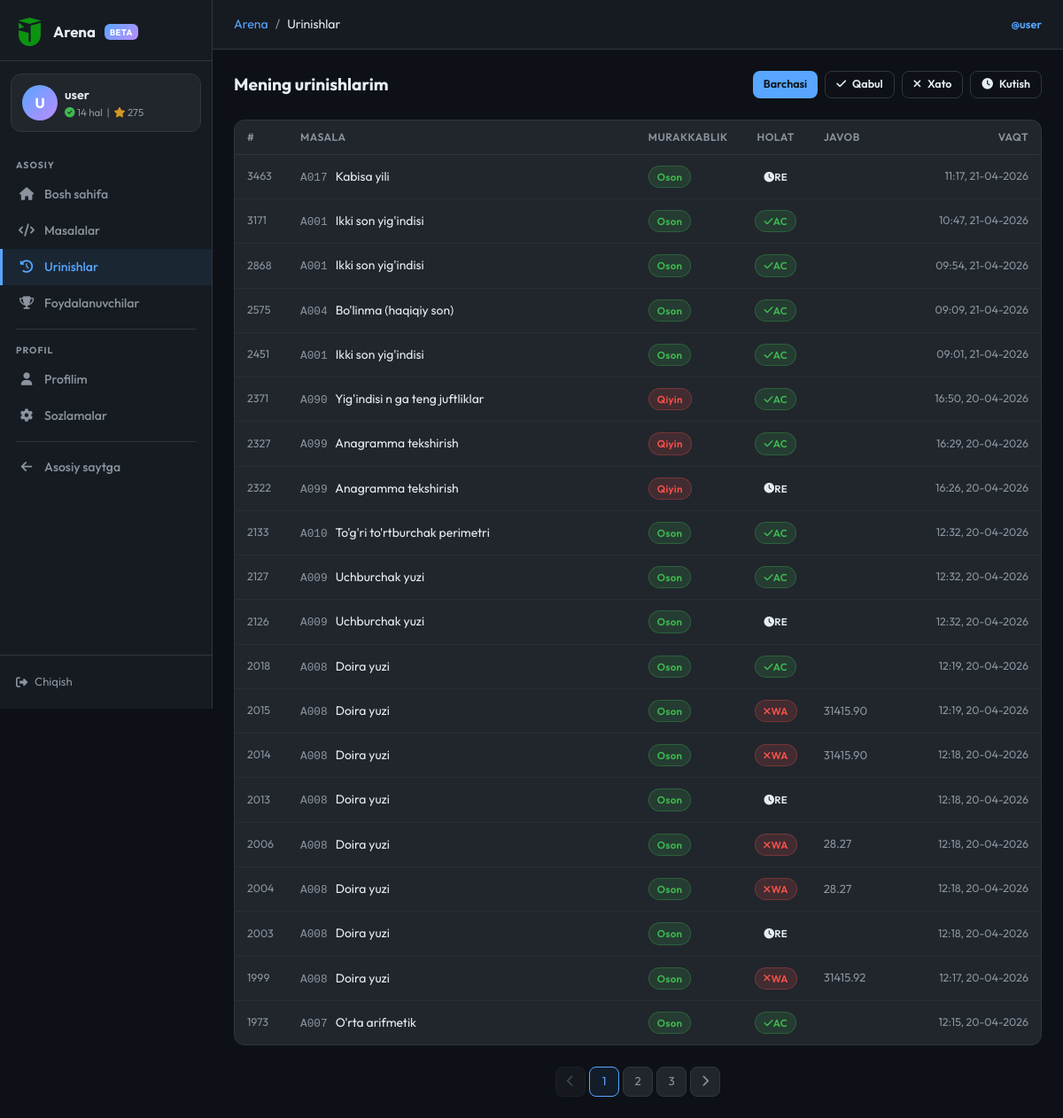
Before: /arena/submissions (signed in) with the older database file.
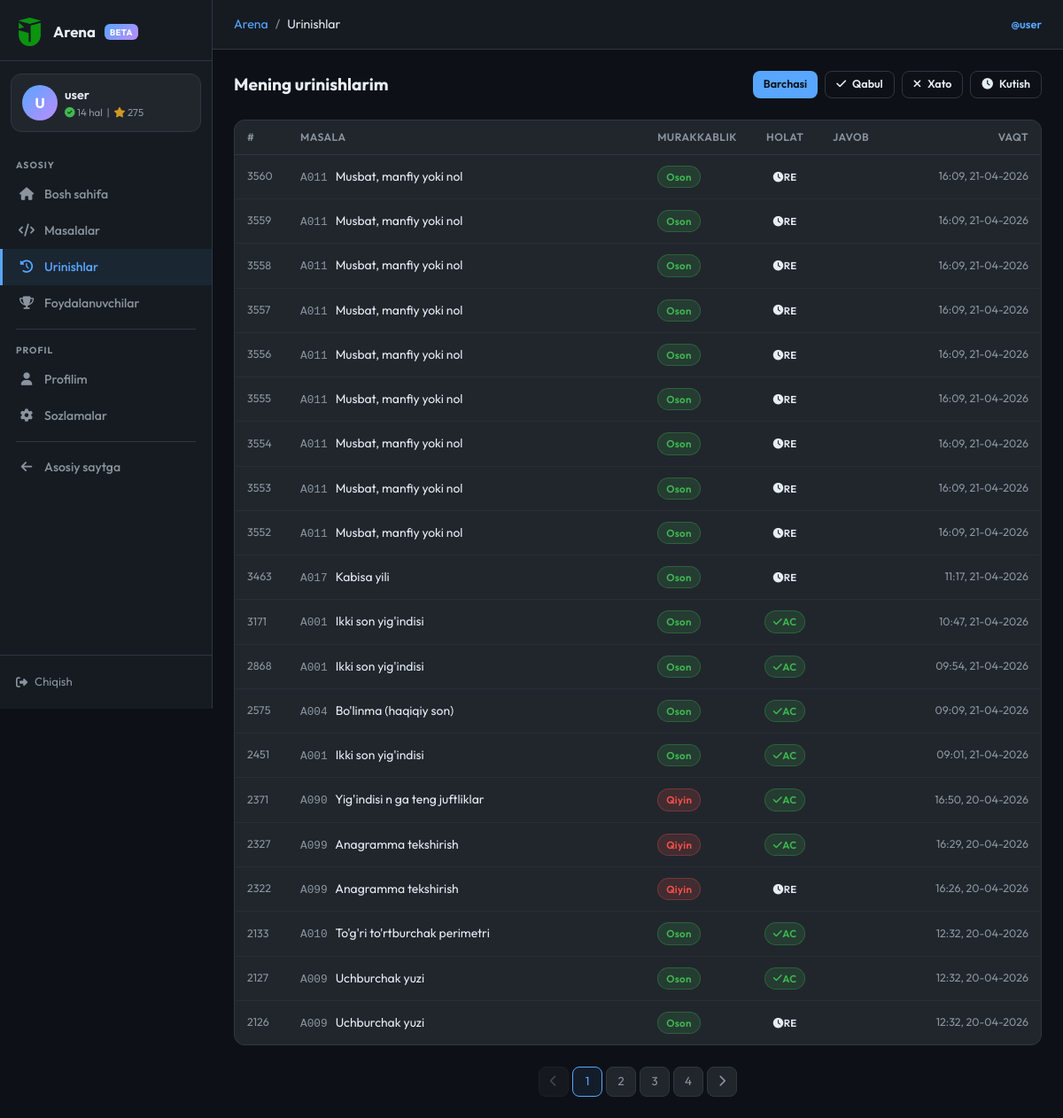
After: the same page with the newer database file.
### models.py (models this page shows)
class ArenaSubmission(db.Model):
    __tablename__ = 'arena_submissions'
    id = db.Column(db.Integer, primary_key=True)
    user_id = db.Column(db.Integer, db.ForeignKey('arena_users.id'), nullable=False)
    problem_id = db.Column(db.Integer, db.ForeignKey('arena_problems.id'), nullable=False)
    code = db.Column(db.Text, default='')            # submitted source code
    language = db.Column(db.String(20), default='python')
    answer = db.Column(db.Text, default='')          # program's stdout (for display)
    status = db.Column(db.String(5), default='PE')   # AC / WA / TLE / RE / CE / PE
    time_used = db.Column(db.Float, default=0.0)     # execution time in seconds
    error_msg = db.Column(db.Text, default='')       # stderr / error text
    tests_passed = db.Column(db.Integer, default=0)  # nechta test o'tdi
    tests_total = db.Column(db.Integer, default=0)   # jami testlar soni
    stars = db.Column(db.Integer, default=0)         # 0–5 yulduz
    submitted_at = db.Column(db.DateTime, default=tashkent_now)
    __table_args__ = (
        db.Index('ix_arena_sub_user', 'user_id'),
        db.Index('ix_arena_sub_problem', 'problem_id'),
        db.Index('ix_arena_sub_user_status', 'user_id', 'status'),
    )

class ArenaProblem(db.Model):
    __tablename__ = 'arena_problems'
    id = db.Column(db.Integer, primary_key=True)
    code = db.Column(db.String(10), unique=True, nullable=False)  # A001, M005
    title = db.Column(db.String(200), nullable=False)
    description = db.Column(db.Text, nullable=False)
    input_format = db.Column(db.Text, default='')
    output_format = db.Column(db.Text, default='')
    constraints = db.Column(db.Text, default='')
    examples = db.Column(db.Text, default='[]')  # JSON: [{input, output, explanation}]
    hidden_tests = db.Column(db.Text, default='[]')  # JSON: [{input, output}] — foydalanuvchiga ko'rsatilmaydi
    difficulty = db.Column(db.String(10), default='easy')   # easy / medium / hard
    category = db.Column(db.String(50), default='general')
    correct_answer = db.Column(db.Text, default='')          # for auto-grading
    time_limit = db.Column(db.Float, default=1.0)            # seconds (display)
    memory_limit = db.Column(db.Integer, default=256)        # MB (display)
    is_active = db.Column(db.Boolean, default=True)
    created_at = db.Column(db.DateTime, default=tashkent_now)
    accepted_count = db.Column(db.Integer, default=0)
    submission_count = db.Column(db.Integer, default=0)
    submissions = db.relationship('ArenaSubmission', backref='problem', lazy='dynamic')
    __table_args__ = (
        db.Index('ix_arena_problem_difficulty', 'difficulty'),
        db.Index('ix_arena_problem_category', 'category'),
        db.Index('ix_arena_problem_active', 'is_active'),
    )

### routes/arena.py (the view)
@arena_bp.route('/submissions')
@arena_required
def submissions():
    uid = session['arena_user_id']
    status_f = request.args.get('status', '')
    page     = request.args.get('page', 1, type=int)
    q = ArenaSubmission.query.filter_by(user_id=uid)
    if status_f in ('AC', 'WA', 'PE'):
        q = q.filter_by(status=status_f)
    q = q.order_by(ArenaSubmission.submitted_at.desc())
    paginated = q.paginate(page=page, per_page=20, error_out=False)
    return render_template('arena/submissions.html',
                           subs=paginated,
                           current_status=status_f)

### models.py (called while the page is built)
def tashkent_now():
    return datetime.utcnow() + timedelta(hours=5)

### routes/arena.py (called while the page is built)
def _current_user():
    uid = session.get('arena_user_id')
    if not uid:
        return None
    return ArenaUser.query.get(uid)

def arena_required(f):
    @wraps(f)
    def decorated(*args, **kwargs):
        if not session.get('arena_user_id'):
            flash('Davom etish uchun tizimga kiring.', 'warning')
            return redirect(url_for('arena.login', next=request.full_path))
        return f(*args, **kwargs)
    return decorated

@arena_bp.context_processor
def _inject():
    u = _current_user()
    if u:
        u.last_seen = tashkent_now()
        try:
            db.session.commit()
        except Exception:
            db.session.rollback()
    return dict(arena_user=u)

### templates/arena/submissions.html (shortened to what this page needs)
{% extends "arena/base.html" %}
{% block breadcrumb %}<li class="breadcrumb-item active">Urinishlar</li>{% endblock %}
{% block content %}
<div class="d-flex align-items-center justify-content-between mb-4 flex-wrap gap-2">
  <h2 style="font-size:1.2rem; font-weight:700; margin:0;">Mening urinishlarim</h2>
  <div class="d-flex gap-2">
    {% for lbl, val in [('Barchasi',''), ('Qabul','AC'), ('Xato','WA'), ('Kutish','PE')] %}
    <a href="{{ url_for('arena.submissions', status=val) }}"
       class="ar-btn ar-btn-sm {% if current_status == val %}ar-btn-primary{% else %}ar-btn-outline{% endif %}">
      {% if val == 'AC' %}<i class="fas fa-check"></i>{% elif val == 'WA' %}<i class="fas fa-times"></i>{% elif val == 'PE' %}<i class="fas fa-clock"></i>{% endif %}
      {{ lbl }}
    </a>
    {% endfor %}
  </div>
</div>
<div class="ar-card">
  <table class="ar-table">
    <thead><tr>
      <th style="width:60px">#</th>
      <th>Masala</th>
      <th style="width:90px">Murakkablik</th>
      <th style="width:80px; text-align:center">Holat</th>
      <th>Javob</th>
      <th style="width:110px; text-align:right">Vaqt</th>
    </tr></thead>
    <tbody>
    {% for s in subs.items %}
    <tr class="sub-row-link" onclick="viewCode({{ s.id }})">
      <td style="color:var(--ar-muted); font-size:.78rem;">{{ s.id }}</td>
      <td>
        <a href="{{ url_for('arena.problem_detail', pid=s.problem_id) }}"
           style="color:var(--ar-text); text-decoration:none;">
          <span style="font-family:'Courier New',monospace; color:var(--ar-muted); font-size:.8rem; margin-right:6px;">{{ s.problem.code }}</span>
          {{ s.problem.title }}
        </a>
      </td>
      <td>
        <span class="ar-badge badge-{{ s.problem.difficulty }}">
          {% if s.problem.difficulty == 'easy' %}Oson{% elif s.problem.difficulty == 'medium' %}O'rta{% else %}Qiyin{% endif %}
        </span>
      </td>
      <td style="text-align:center;">
        <span class="ar-badge badge-{{ s.status.lower() }}">
          {% if s.status == 'AC' %}<i class="fas fa-check"></i> {% elif s.status == 'WA' %}<i class="fas fa-times"></i> {% else %}<i class="fas fa-clock"></i> {% endif %}
          {{ s.status }}
        </span>
      </td>
      <td style="color:var(--ar-muted); font-size:.82rem; max-width:200px; overflow:hidden; text-overflow:ellipsis; white-space:nowrap;">
        {{ s.answer[:60] }}{% if s.answer|length > 60 %}…{% endif %}
      </td>
      <td style="text-align:right; color:var(--ar-muted); font-size:.78rem; white-space:nowrap;">
        {{ s.submitted_at.strftime('%H:%M, %d-%m-%Y') }}
      </td>
    </tr>
    {% endfor %}
    </tbody>
  </table>
</div>
{% if subs.pages > 1 %}
<div class="d-flex justify-content-center mt-4">
  <div class="ar-pagination">
    <a href="{{ url_for('arena.submissions', page=subs.prev_num, status=current_status) }}"
       class="ar-page-btn {% if not subs.has_prev %}disabled{% endif %}">
      <i class="fas fa-chevron-left"></i>
    </a>
    {% for pg in subs.iter_pages(left_edge=1, right_edge=1, left_current=2, right_current=2) %}
      {% if pg %}
        <a href="{{ url_for('arena.submissions', page=pg, status=current_status) }}"
           class="ar-page-btn {% if pg == subs.page %}active{% endif %}">{{ pg }}</a>
      {% else %}
        <span class="ar-page-btn" style="pointer-events:none;">…</span>
      {% endif %}
    {% endfor %}
    <a href="{{ url_for('arena.submissions', page=subs.next_num, status=current_status) }}"
       class="ar-page-btn {% if not subs.has_next %}disabled{% endif %}">
      <i class="fas fa-chevron-right"></i>
    </a>
  </div>
</div>
{% endif %}
{% endblock %}

Changed rows visible on the page:
no longer on this page (row unchanged): ArenaSubmission: id "2018", problem.code "A008", problem "Doira yuzi", shows "Oson", status "AC", submitted_at "12:19, 20-04-2026"
no longer on this page (row unchanged): ArenaSubmission: id "2015", problem.code "A008", problem "Doira yuzi", shows "Oson", status "WA", answer "31415.90", submitted_at "12:19, 20-04-2026"
no longer on this page (row unchanged): ArenaSubmission: id "2014", problem.code "A008", problem "Doira yuzi", shows "Oson", status "WA", answer "31415.90", submitted_at "12:18, 20-04-2026"
no longer on this page (row unchanged): ArenaSubmission: id "2013", problem.code "A008", problem "Doira yuzi", shows "Oson", status "RE", submitted_at "12:18, 20-04-2026"
no longer on this page (row unchanged): ArenaSubmission: id "2006", problem.code "A008", problem "Doira yuzi", shows "Oson", status "WA", answer "28.27", submitted_at "12:18, 20-04-2026"
no longer on this page (row unchanged): ArenaSubmission: id "2004", problem.code "A008", problem "Doira yuzi", shows "Oson", status "WA", answer "28.27", submitted_at "12:18, 20-04-2026"
no longer on this page (row unchanged): ArenaSubmission: id "2003", problem.code "A008", problem "Doira yuzi", shows "Oson", status "RE", submitted_at "12:18, 20-04-2026"
no longer on this page (row unchanged): ArenaSubmission: id "1999", problem.code "A008", problem "Doira yuzi", shows "Oson", status "WA", answer "31415.92", submitted_at "12:17, 20-04-2026"
no longer on this page (row unchanged): ArenaSubmission: id "1973", problem.code "A007", problem "O'rta arifmetik", shows "Oson", status "AC", submitted_at "12:15, 20-04-2026"
added ArenaSubmission: id "3560", problem.code "A011", problem "Musbat, manfiy yoki nol", shows "Oson", status "RE", submitted_at "16:09, 21-04-2026"
added ArenaSubmission: id "3559", problem.code "A011", problem "Musbat, manfiy yoki nol", shows "Oson", status "RE", submitted_at "16:09, 21-04-2026"
added ArenaSubmission: id "3558", problem.code "A011", problem "Musbat, manfiy yoki nol", shows "Oson", status "RE", submitted_at "16:09, 21-04-2026"
added ArenaSubmission: id "3557", problem.code "A011", problem "Musbat, manfiy yoki nol", shows "Oson", status "RE", submitted_at "16:09, 21-04-2026"
added ArenaSubmission: id "3556", problem.code "A011", problem "Musbat, manfiy yoki nol", shows "Oson", status "RE", submitted_at "16:09, 21-04-2026"
added ArenaSubmission: id "3555", problem.code "A011", problem "Musbat, manfiy yoki nol", shows "Oson", status "RE", submitted_at "16:09, 21-04-2026"
added ArenaSubmission: id "3554", problem.code "A011", problem "Musbat, manfiy yoki nol", shows "Oson", status "RE", submitted_at "16:09, 21-04-2026"
added ArenaSubmission: id "3553", problem.code "A011", problem "Musbat, manfiy yoki nol", shows "Oson", status "RE", submitted_at "16:09, 21-04-2026"
added ArenaSubmission: id "3552", problem.code "A011", problem "Musbat, manfiy yoki nol", shows "Oson", status "RE", submitted_at "16:09, 21-04-2026"
Other visible differences:
new list line: "4"
